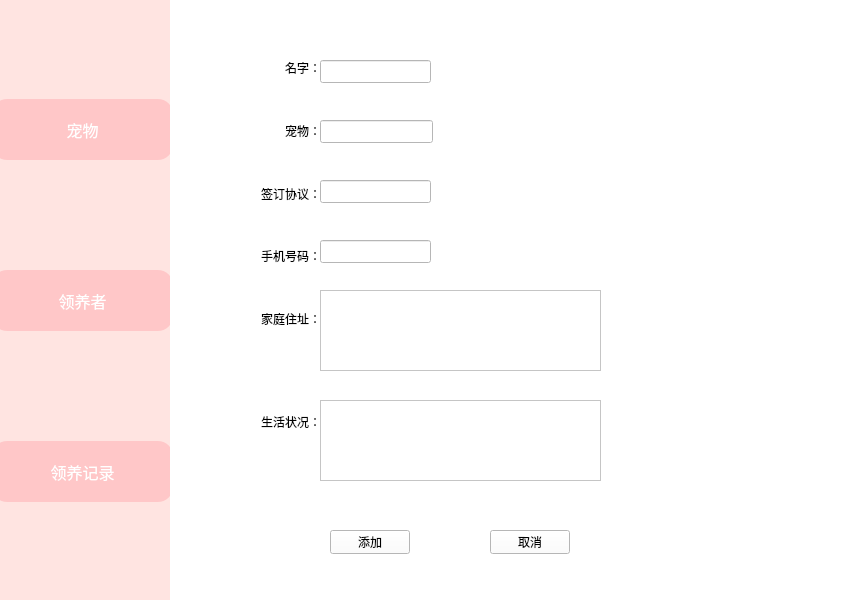
<?xml version="1.0" encoding="UTF-8"?>
<ui version="4.0">
 <class>Widget</class>
 <widget class="QWidget" name="Widget">
  <property name="geometry">
   <rect>
    <x>0</x>
    <y>0</y>
    <width>851</width>
    <height>600</height>
   </rect>
  </property>
  <property name="windowTitle">
   <string>Widget</string>
  </property>
  <widget class="QWidget" name="widget" native="true">
   <property name="geometry">
    <rect>
     <x>0</x>
     <y>0</y>
     <width>171</width>
     <height>601</height>
    </rect>
   </property>
   <property name="styleSheet">
    <string notr="true">font-family: &quot;Microsoft YaHei&quot;;
    font-size: 16px;
    color: #e6efe7;
    background-color: #ffe4e1;
</string>
   </property>
   <widget class="QWidget" name="layoutWidget">
    <property name="geometry">
     <rect>
      <x>-8</x>
      <y>-5</y>
      <width>181</width>
      <height>611</height>
     </rect>
    </property>
    <layout class="QVBoxLayout" name="verticalLayout">
     <item>
      <widget class="QPushButton" name="Pet_pushButton">
       <property name="minimumSize">
        <size>
         <width>161</width>
         <height>61</height>
        </size>
       </property>
       <property name="styleSheet">
        <string notr="true">QPushButton {
    background-color:#ffc7c8;
    color: white;
   border-radius: 15px ;
   
}
</string>
       </property>
       <property name="text">
        <string>宠物</string>
       </property>
      </widget>
     </item>
     <item>
      <widget class="QPushButton" name="Adopters_pushButton">
       <property name="minimumSize">
        <size>
         <width>161</width>
         <height>61</height>
        </size>
       </property>
       <property name="styleSheet">
        <string notr="true">QPushButton {
    background-color: #ffc7c8;
    color: white;
    border-radius: 15px ;
}</string>
       </property>
       <property name="text">
        <string>领养者</string>
       </property>
      </widget>
     </item>
     <item>
      <widget class="QPushButton" name="history_pushButton">
       <property name="minimumSize">
        <size>
         <width>161</width>
         <height>61</height>
        </size>
       </property>
       <property name="styleSheet">
        <string notr="true">QPushButton {
    background-color:#ffc7c8;
    color: white;
    border-radius: 15px ;
}</string>
       </property>
       <property name="text">
        <string>领养记录</string>
       </property>
      </widget>
     </item>
    </layout>
   </widget>
  </widget>
  <widget class="QStackedWidget" name="stackedWidget">
   <property name="geometry">
    <rect>
     <x>170</x>
     <y>0</y>
     <width>681</width>
     <height>601</height>
    </rect>
   </property>
   <property name="styleSheet">
    <string notr="true">background:white
</string>
   </property>
   <property name="currentIndex">
    <number>3</number>
   </property>
   <widget class="QWidget" name="page">
    <widget class="QTableView" name="pet_tableView">
     <property name="geometry">
      <rect>
       <x>0</x>
       <y>60</y>
       <width>681</width>
       <height>541</height>
      </rect>
     </property>
    </widget>
    <widget class="QPushButton" name="addPet_pushButton">
     <property name="geometry">
      <rect>
       <x>10</x>
       <y>10</y>
       <width>101</width>
       <height>41</height>
      </rect>
     </property>
     <property name="styleSheet">
      <string notr="true">QPushButton {
    background: #ffc7c8 ;
    color: white ;
    border-radius: 20px ;
}
</string>
     </property>
     <property name="text">
      <string>添加</string>
     </property>
    </widget>
   </widget>
   <widget class="QWidget" name="page_2">
    <widget class="QTableView" name="adopter_tableView">
     <property name="geometry">
      <rect>
       <x>0</x>
       <y>60</y>
       <width>681</width>
       <height>541</height>
      </rect>
     </property>
    </widget>
    <widget class="QPushButton" name="addAdopter_pushButton">
     <property name="geometry">
      <rect>
       <x>10</x>
       <y>10</y>
       <width>101</width>
       <height>41</height>
      </rect>
     </property>
     <property name="styleSheet">
      <string notr="true">QPushButton {
    background: #ffc7c8 ;
    color: white ;
    border-radius: 20px ;
}</string>
     </property>
     <property name="text">
      <string>添加</string>
     </property>
    </widget>
   </widget>
   <widget class="QWidget" name="page_3">
    <widget class="QTableView" name="history_tableView">
     <property name="geometry">
      <rect>
       <x>0</x>
       <y>0</y>
       <width>681</width>
       <height>601</height>
      </rect>
     </property>
    </widget>
   </widget>
   <widget class="QWidget" name="page_4">
    <widget class="QLineEdit" name="name_lineEdit">
     <property name="geometry">
      <rect>
       <x>150</x>
       <y>60</y>
       <width>111</width>
       <height>23</height>
      </rect>
     </property>
     <property name="minimumSize">
      <size>
       <width>111</width>
       <height>23</height>
      </size>
     </property>
     <property name="maximumSize">
      <size>
       <width>111</width>
       <height>23</height>
      </size>
     </property>
    </widget>
    <widget class="QLineEdit" name="pet_lineEdit">
     <property name="geometry">
      <rect>
       <x>150</x>
       <y>120</y>
       <width>113</width>
       <height>23</height>
      </rect>
     </property>
     <property name="maximumSize">
      <size>
       <width>113</width>
       <height>23</height>
      </size>
     </property>
    </widget>
    <widget class="QLineEdit" name="number_lineEdit">
     <property name="geometry">
      <rect>
       <x>150</x>
       <y>240</y>
       <width>111</width>
       <height>23</height>
      </rect>
     </property>
     <property name="maximumSize">
      <size>
       <width>113</width>
       <height>23</height>
      </size>
     </property>
    </widget>
    <widget class="QTextEdit" name="address_textEdit">
     <property name="geometry">
      <rect>
       <x>150</x>
       <y>290</y>
       <width>281</width>
       <height>81</height>
      </rect>
     </property>
     <property name="minimumSize">
      <size>
       <width>281</width>
       <height>81</height>
      </size>
     </property>
     <property name="maximumSize">
      <size>
       <width>281</width>
       <height>81</height>
      </size>
     </property>
    </widget>
    <widget class="QTextEdit" name="status_textEdit">
     <property name="geometry">
      <rect>
       <x>150</x>
       <y>400</y>
       <width>281</width>
       <height>81</height>
      </rect>
     </property>
     <property name="minimumSize">
      <size>
       <width>281</width>
       <height>81</height>
      </size>
     </property>
     <property name="maximumSize">
      <size>
       <width>281</width>
       <height>81</height>
      </size>
     </property>
    </widget>
    <widget class="QWidget" name="layoutWidget">
     <property name="geometry">
      <rect>
       <x>70</x>
       <y>40</y>
       <width>81</width>
       <height>411</height>
      </rect>
     </property>
     <layout class="QVBoxLayout" name="verticalLayout_2">
      <item>
       <widget class="QLabel" name="label">
        <property name="text">
         <string>&lt;html&gt;&lt;head/&gt;&lt;body&gt;&lt;p align=&quot;right&quot;&gt;名字：&lt;/p&gt;&lt;/body&gt;&lt;/html&gt;</string>
        </property>
       </widget>
      </item>
      <item>
       <widget class="QLabel" name="label_2">
        <property name="text">
         <string>&lt;html&gt;&lt;head/&gt;&lt;body&gt;&lt;p align=&quot;right&quot;&gt;宠物：&lt;/p&gt;&lt;/body&gt;&lt;/html&gt;</string>
        </property>
       </widget>
      </item>
      <item>
       <widget class="QLabel" name="label_6">
        <property name="text">
         <string>&lt;html&gt;&lt;head/&gt;&lt;body&gt;&lt;p align=&quot;right&quot;&gt;签订协议：&lt;/p&gt;&lt;/body&gt;&lt;/html&gt;</string>
        </property>
       </widget>
      </item>
      <item>
       <widget class="QLabel" name="label_3">
        <property name="text">
         <string>&lt;html&gt;&lt;head/&gt;&lt;body&gt;&lt;p align=&quot;right&quot;&gt;手机号码：&lt;/p&gt;&lt;/body&gt;&lt;/html&gt;</string>
        </property>
       </widget>
      </item>
      <item>
       <widget class="QLabel" name="label_4">
        <property name="text">
         <string>&lt;html&gt;&lt;head/&gt;&lt;body&gt;&lt;p align=&quot;right&quot;&gt;家庭住址：&lt;/p&gt;&lt;/body&gt;&lt;/html&gt;</string>
        </property>
       </widget>
      </item>
      <item>
       <spacer name="verticalSpacer_2">
        <property name="orientation">
         <enum>Qt::Vertical</enum>
        </property>
        <property name="sizeType">
         <enum>QSizePolicy::Minimum</enum>
        </property>
        <property name="sizeHint" stdset="0">
         <size>
          <width>20</width>
          <height>40</height>
         </size>
        </property>
       </spacer>
      </item>
      <item>
       <widget class="QLabel" name="label_5">
        <property name="text">
         <string>&lt;html&gt;&lt;head/&gt;&lt;body&gt;&lt;p align=&quot;right&quot;&gt;生活状况：&lt;/p&gt;&lt;/body&gt;&lt;/html&gt;</string>
        </property>
       </widget>
      </item>
     </layout>
    </widget>
    <widget class="QPushButton" name="add_pushButton">
     <property name="geometry">
      <rect>
       <x>160</x>
       <y>530</y>
       <width>80</width>
       <height>24</height>
      </rect>
     </property>
     <property name="text">
      <string>添加</string>
     </property>
    </widget>
    <widget class="QPushButton" name="cancel_pushButton">
     <property name="geometry">
      <rect>
       <x>320</x>
       <y>530</y>
       <width>80</width>
       <height>24</height>
      </rect>
     </property>
     <property name="text">
      <string>取消</string>
     </property>
    </widget>
    <widget class="QLineEdit" name="agreement_lineEdit">
     <property name="geometry">
      <rect>
       <x>150</x>
       <y>180</y>
       <width>111</width>
       <height>23</height>
      </rect>
     </property>
    </widget>
    <zorder>layoutWidget</zorder>
    <zorder>add_pushButton</zorder>
    <zorder>cancel_pushButton</zorder>
    <zorder>agreement_lineEdit</zorder>
    <zorder>number_lineEdit</zorder>
    <zorder>pet_lineEdit</zorder>
    <zorder>name_lineEdit</zorder>
    <zorder>address_textEdit</zorder>
    <zorder>status_textEdit</zorder>
   </widget>
  </widget>
 </widget>
 <resources/>
 <connections/>
</ui>
